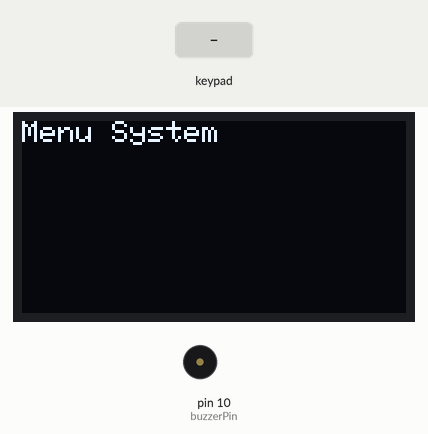
A sketch run on a simulated Arduino Uno, built with avr-gcc and run on an emulated ATmega328P. Parts: 128×64 one-colour display, buzzer (waves = sounding). The test bench sets the inputs (shaded band). The display library's start-up logo is not drawn.

Above: at 4.2 s.
4.3 s: key 'C' pressed
At 6.7 s:
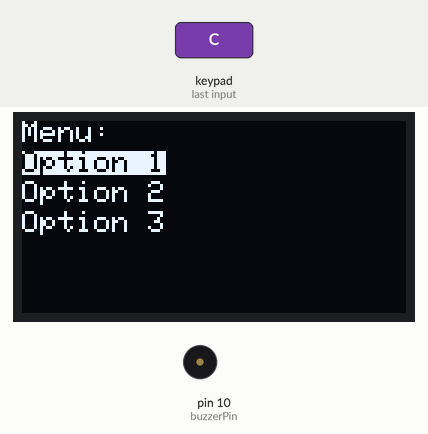
7.0 s: keypad keys 9 8 7 6 A pressed 0.4 s apart
At 9.4 s:
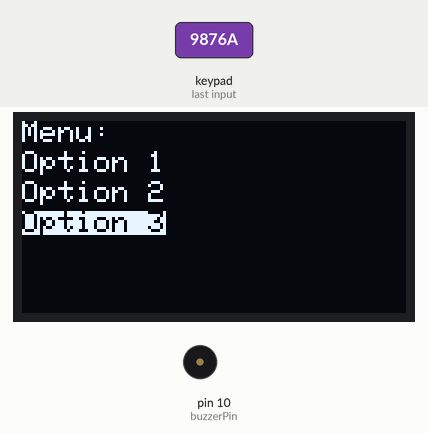
10.5 s: key 'A' pressed
At 11.9 s:
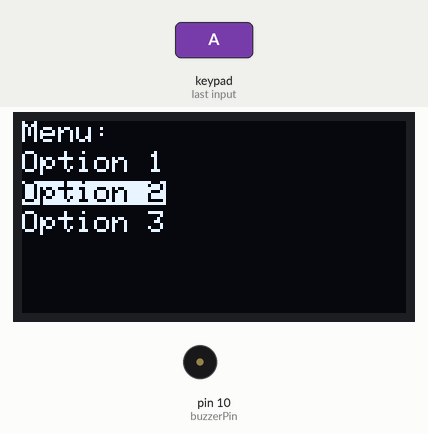
12.2 s: keypad keys 9 8 7 6 D pressed 0.4 s apart
At 13.95 s:
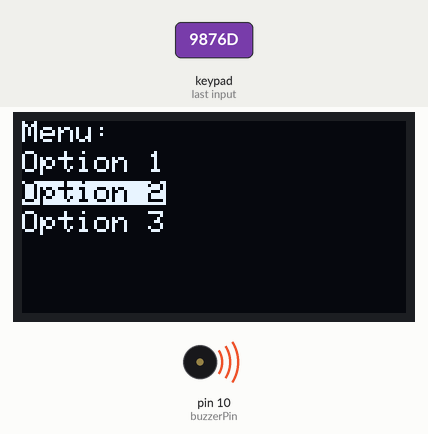
16.3 s: key 'D' pressed
Timing chart, 0 to 19.8 s (numbered marks = the images above; inputs shaded):
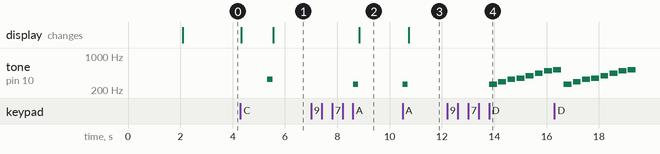

Measured:
- after the input at 4.3 s, tone on pin 10 (buzzerPin): silent → 329 Hz after 1.0 s, → silent 0.20 s later; the display: first changes at once (image 1 shows a later state)
- after the input at 7.0 s, tone on pin 10 (buzzerPin): silent → 261 Hz after 1.6 s, → silent 0.20 s later; the display: changes after 1.8 s (image 2)
- after the input at 10.5 s, tone on pin 10 (buzzerPin): silent → 261 Hz at once, → silent 0.20 s later; the display: changes after 0.23 s (image 3)
- after the input at 12.2 s, tone on pin 10 (buzzerPin): plays 262 Hz for 0.30 s, 294 Hz for 0.30 s, 330 Hz for 0.30 s, 349 Hz for 0.30 s, 392 Hz for 0.30 s, 440 Hz for 0.30 s … (8 notes in this stretch), starting after 1.6 s

The sketch:

Menu_System_OLED_Keypad_Buzzer.ino.ino
```cpp
#include <Wire.h>
#include <Adafruit_GFX.h>
#include <Adafruit_SSD1306.h>
#include <Keypad.h>

// OLED display dimensions
#define SCREEN_WIDTH 128
#define SCREEN_HEIGHT 64

// Create an instance of the OLED display
Adafruit_SSD1306 display(SCREEN_WIDTH, SCREEN_HEIGHT, &Wire, -1);

// Keypad setup
const byte ROWS = 4;
const byte COLS = 4;
char keys[ROWS][COLS] = {
  {'1', '2', '3', 'A'},
  {'4', '5', '6', 'B'},
  {'7', '8', '9', 'C'},
  {'*', '0', '#', 'D'}
};
byte rowPins[ROWS] = {9, 8, 7, 6}; // Connect to the row pinouts of the keypad
byte colPins[COLS] = {5, 4, 3, 2}; // Connect to the column pinouts of the keypad

Keypad keypad = Keypad(makeKeymap(keys), rowPins, colPins, ROWS, COLS);

int menuIndex = 0;
const int menuLength = 3;
const char* menuItems[] = {"Option 1", "Option 2", "Option 3"};

// Buzzer module pin
const int buzzerPin = 10;

void setup() {
  Serial.begin(9600);

  // Initialize the OLED display
  if (!display.begin(SSD1306_SWITCHCAPVCC, 0x3C)) {  // 0x3C is the I2C address of the OLED
    Serial.println(F("SSD1306 allocation failed"));
    for(;;);
  }
  display.display();
  delay(2000);

  display.clearDisplay();
  display.setTextSize(1);
  display.setTextColor(SSD1306_WHITE);
  display.setCursor(0,0);
  display.println("Menu System");
  display.display();
  delay(1000);

  // Initialize the buzzer pin
  pinMode(buzzerPin, OUTPUT);
}

void loop() {
  char key = keypad.getKey();
  if (key) {
    switch (key) {
      case 'A': // Up
        menuIndex = (menuIndex - 1 + menuLength) % menuLength;
        playTone(261);  // Play C4 (261 Hz)
        break;
      case 'B': // Down
        menuIndex = (menuIndex + 1) % menuLength;
        playTone(293);  // Play D4 (293 Hz)
        break;
      case 'C': // Select
        handleSelection(menuIndex);
        playTone(329);  // Play E4 (329 Hz)
        break;
      case 'D': // Play tune
        playTune();
        break;
    }
    displayMenu();
  }
}

void displayMenu() {
  display.clearDisplay();
  display.setCursor(0,0);
  display.println("Menu:");
  for (int i = 0; i < menuLength; i++) {
    if (i == menuIndex) {
      display.setTextColor(SSD1306_BLACK, SSD1306_WHITE); // Inverse
    } else {
      display.setTextColor(SSD1306_WHITE);
    }
    display.setCursor(0, 10 + i * 10);
    display.println(menuItems[i]);
    display.setTextColor(SSD1306_WHITE); // Reset to normal
  }
  display.display();
}

void handleSelection(int index) {
  display.clearDisplay();
  display.setCursor(0,0);
  display.print("Selected: ");
  display.println(menuItems[index]);
  display.display();
  delay(1000);
}

void playTone(int frequency) {
  tone(buzzerPin, frequency);  // Play the specified frequency
  delay(200);                  // Wait for 200 ms
  noTone(buzzerPin);           // Stop the tone
}

void playTune() {
  int melody[] = {
    262, 294, 330, 349, 392, 440, 494, 523  // Frequencies for a simple melody
  };
  int duration[] = {
    300, 300, 300, 300, 300, 300, 300, 300  // Duration for each note
  };

  for (int i = 0; i < 8; i++) {
    tone(buzzerPin, melody[i]);
    delay(duration[i]);
    noTone(buzzerPin);
    delay(50); // Short pause between notes
  }
}
```
